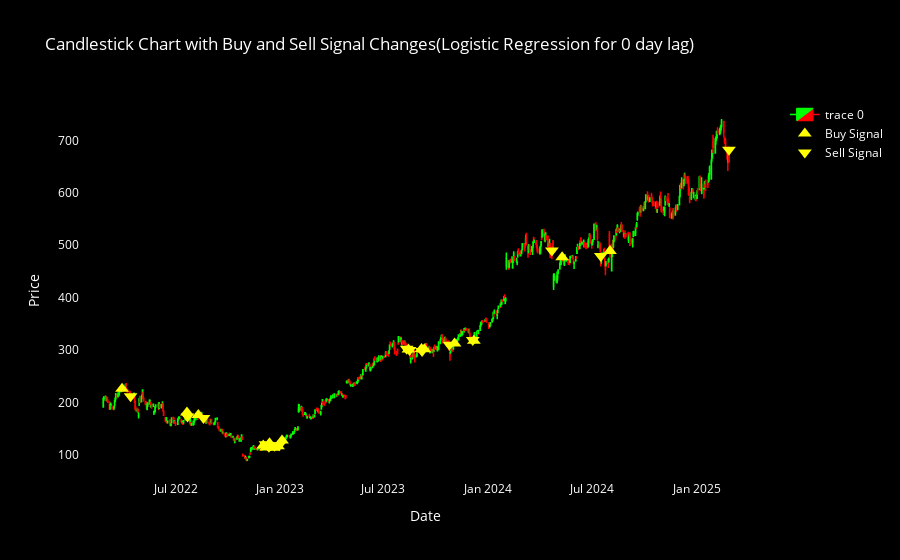

Notebook code cell kept with this figure:
### Code cell
import plotly.graph_objects as go
import pandas as pd

# Assuming merged_data is your DataFrame
# Ensure the required columns exist in merged_data
# Columns: 'Open', 'High', 'Low', 'Close', 'target'

# Identify signal changes
merged_data['signal_change'] = merged_data['target'].diff().fillna(0)  # Detect changes in the target column

# Filter rows where signal changes occur
signal_changes = merged_data[merged_data['signal_change'] != 0]

# Separate buy and sell signals
buy_signals = signal_changes[signal_changes['target'] == 1]  # Buy signals (target changes to 1)
sell_signals = signal_changes[signal_changes['target'] == 0]  # Sell signals (target changes to 0)

# Create the candlestick chart
fig = go.Figure(data=[go.Candlestick(
    x=merged_data.index,  # Use the index as the x-axis (Date)
    open=merged_data['Open'],  # Opening prices
    high=merged_data['High'],  # High prices
    low=merged_data['Low'],  # Low prices
    close=merged_data['Close'],  # Closing prices
    increasing_line_color='lime',  # Bright green for increasing candles
    decreasing_line_color='red',  # Bright red for decreasing candles
    increasing_fillcolor='lime',  # Fill color for increasing candles
    decreasing_fillcolor='red',  # Fill color for decreasing candles
    line_width=1.5  # Make the candles thicker
)])

# Add scatter points for buy signals
fig.add_trace(go.Scatter(
    x=buy_signals.index,  # Use the index of buy signals
    y=buy_signals['Open'],  # Plot buy signals at the Open price
    mode='markers',  # Use markers to represent the signals
    name='Buy Signal',  # Legend name for buy signals
    marker=dict(
        size=12,  # Larger marker size
        color='yellow',  # Bright green for buy signals
        symbol='triangle-up'  # Marker shape for buy signals
    )
))

# Add scatter points for sell signals
fig.add_trace(go.Scatter(
    x=sell_signals.index,  # Use the index of sell signals
    y=sell_signals['Open'],  # Plot sell signals at the Open price
    mode='markers',  # Use markers to represent the signals
    name='Sell Signal',  # Legend name for sell signals
    marker=dict(
        size=12,  # Larger marker size
        color='yellow',  # Bright red for sell signals
        symbol='triangle-down'  # Marker shape for sell signals
    )
))

# Customize the layout for better visuals
fig.update_layout(
    title='Candlestick Chart with Buy and Sell Signal Changes(Logistic Regression for 0 day lag)',
    xaxis_title='Date',
    yaxis_title='Price',
    xaxis_rangeslider_visible=False,  # Hide the range slider (optional)
    plot_bgcolor='black',  # Set the background color to black
    paper_bgcolor='black',  # Set the outer background color to black
    font=dict(color='white'),  # Set font color to white for better contrast
    xaxis=dict(showgrid=False),  # Remove gridlines on the x-axis
    yaxis=dict(showgrid=False)  # Remove gridlines on the y-axis
)

# Show the chart
fig.show()

### Figure 1 — Plotly figure (JSON) as saved in the notebook; plotly's stock layout.template omitted (floating-point values rounded to 4 significant figures; data arrays with more than 128 entries replaced by an {"elided": "..."} marker saying what was removed)
{"data": [{"close": {"elided": "755 float values"}, "decreasing": {"fillcolor": "red", "line": {"color": "red"}}, "high": {"elided": "755 float values"}, "increasing": {"fillcolor": "lime", "line": {"color": "lime"}}, "line": {"width": 1.5}, "low": {"elided": "755 float values"}, "open": {"elided": "755 float values"}, "type": "candlestick", "x": {"elided": "755 str values"}}, {"marker": {"color": "yellow", "size": 12, "symbol": "triangle-up"}, "mode": "markers", "name": "Buy Signal", "type": "scatter", "x": ["2022-03-29T00:00:00.000000000", "2022-07-21T00:00:00.000000000", "2022-08-10T00:00:00.000000000", "2022-12-02T00:00:00.000000000", "2022-12-07T00:00:00.000000000", "2022-12-13T00:00:00.000000000", "2022-12-20T00:00:00.000000000", "2022-12-28T00:00:00.000000000", "2023-01-04T00:00:00.000000000", "2023-08-14T00:00:00.000000000", "2023-09-06T00:00:00.000000000", "2023-09-11T00:00:00.000000000", "2023-11-03T00:00:00.000000000", "2023-12-07T00:00:00.000000000", "2024-05-10T00:00:00.000000000", "2024-08-02T00:00:00.000000000"], "y": [226.1, 180.6, 176.0, 117.8, 113.8, 122.1, 113.3, 116.2, 127.4, 301.0, 301.7, 301.4, 312.5, 317.8, 477.1, 489.0]}, {"marker": {"color": "yellow", "size": 12, "symbol": "triangle-down"}, "mode": "markers", "name": "Sell Signal", "type": "scatter", "x": ["2022-04-13T00:00:00.000000000", "2022-07-22T00:00:00.000000000", "2022-08-19T00:00:00.000000000", "2022-12-06T00:00:00.000000000", "2022-12-12T00:00:00.000000000", "2022-12-15T00:00:00.000000000", "2022-12-22T00:00:00.000000000", "2022-12-30T00:00:00.000000000", "2023-08-11T00:00:00.000000000", "2023-08-16T00:00:00.000000000", "2023-09-07T00:00:00.000000000", "2023-10-25T00:00:00.000000000", "2023-12-05T00:00:00.000000000", "2024-04-22T00:00:00.000000000", "2024-07-17T00:00:00.000000000", "2025-02-27T00:00:00.000000000"], "y": [211.8, 173.1, 170.2, 119.9, 115.2, 118.3, 117.2, 118.2, 302.6, 300.2, 298.0, 310.0, 319.0, 489.7, 479.2, 682.5]}], "layout": {"font": {"color": "white"}, "paper_bgcolor": "black", "plot_bgcolor": "black", "title": {"text": "Candlestick Chart with Buy and Sell Signal Changes(Logistic Regression for 0 day lag)"}, "xaxis": {"rangeslider": {"visible": false}, "showgrid": false, "title": {"text": "Date"}}, "yaxis": {"showgrid": false, "title": {"text": "Price"}}}}
